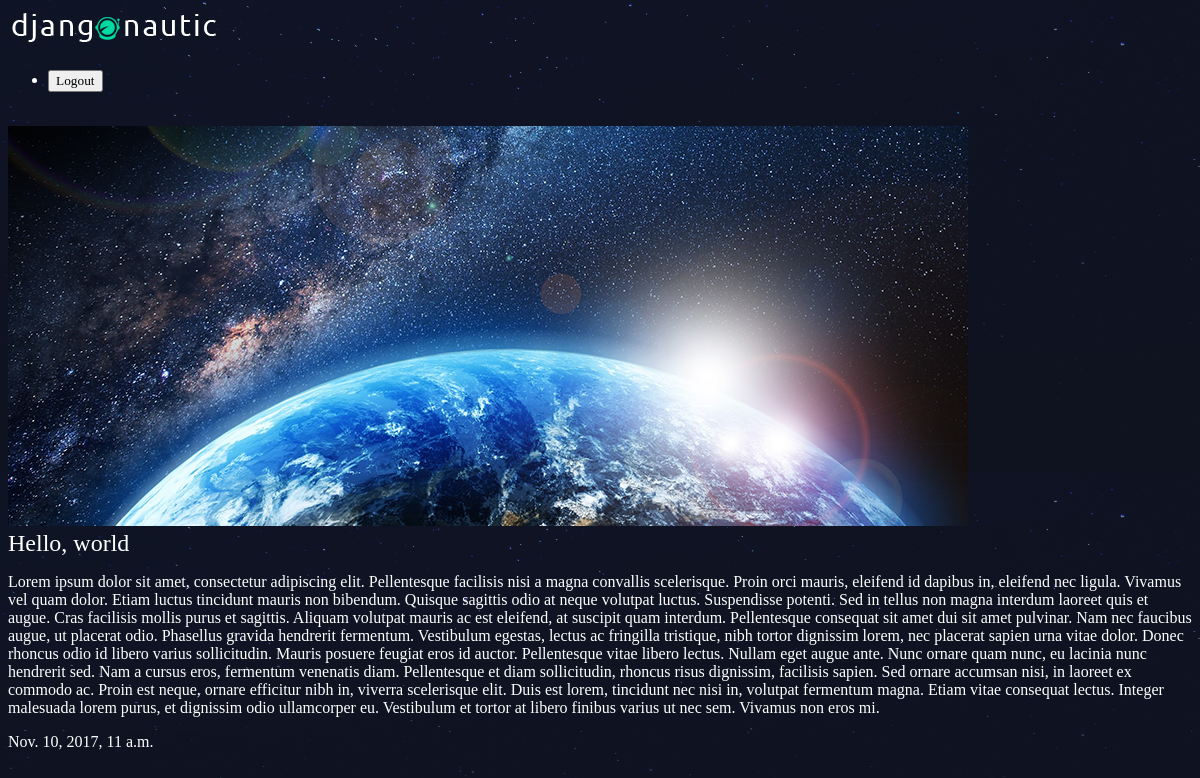
Screenshot of /articles/hello-world/ with the database file from the repository.
### articles/models.py (models this page shows, shortened)
class Article(models.Model):
    title = models.CharField(max_length=100)
    slug = models.SlugField()
    body = models.TextField()
    date = models.DateTimeField(auto_now_add=True)
    thumb = models.ImageField(default='default.png', blank=True)

### articles/views.py (the view)
# urls.py: url(r'^(?P<slug>[\w-]+)/$', views.article_detail, name="detail"),
def article_detail(request, slug):
    article = Article.objects.get(slug=slug)
    return render(request, 'articles/article_detail.html', { 'article': article })

### articles/templates/articles/article_detail.html
{% extends 'base_layout.html' %}
{% block content %}
<div class="article-detail">
    <div class="article">
        <img src="{{ article.thumb.url }}" />
        <h2>{{ article.title }}</h2>
        <p>{{ article.body }}</p>
        <p>{{ article.date }}</p>
    </div>
</div>
{% endblock %}

### assets/styles.css (style rules this page uses)
body { background-color: #0f121f; background-image: url(/static/stars.png); background-repeat-y: no-repeat; color: #fff; }
body * { font-family: Ubuntu; }
h1, h2, h3, h4, h5 { font-weight: normal; margin: 0; }

### rows the page displays
Article: thumb (picture), title "Hello, world", body "Lorem ipsum dolor sit amet, consectetur adipiscing elit. Pellentesque facilisis nisi a magna convallis scelerisque. Proin orci mauris, eleifend id dapibus in, eleifend nec ligula. Vivamus vel quam dolor. Etiam luctus tincidunt mauris non bibendum. Quisque sagittis odio at neque volutpat luctus. Suspendisse potenti. Sed in tellus non magna interdum laoreet quis et augue. Cras facilisis mollis purus et sagittis. Aliquam volutpat mauris ac est eleifend, at suscipit quam interdum. Pellentesque consequat sit amet dui sit amet pulvinar. Nam nec faucibus augue, ut placerat odio. Phasellus gravida hendrerit fermentum. Vestibulum egestas, lectus ac fringilla tristique, nibh tortor dignissim lorem,…", date "Nov. 10, 2017, 11 a.m."
